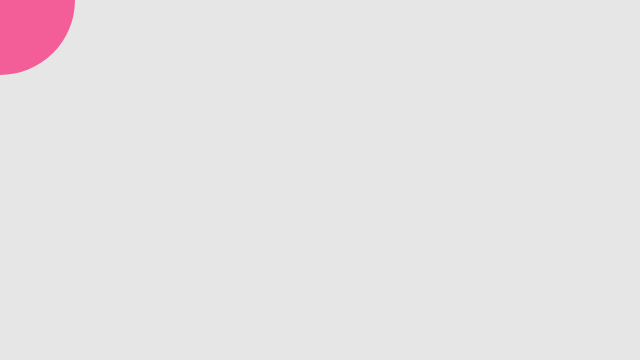
Frame 1 (no input)
Frame 60 (no input): identical to frame 1, image omitted
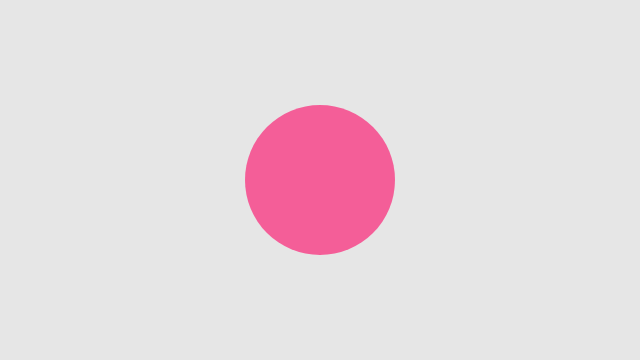
Frame 120 (the mouse pressed at the canvas centre since frame 60)

The p5.js sketch that drew these frames (run headless with seeded random() and noise() and a simulated clock; from frame 60 on, the mouse is pressed at the canvas centre):

// p5.js sketch
// ── sketch.js
// What changed: the circle is now drawn every frame in draw(), at the
// mouse position, instead of once in setup() at a fixed position.
function setup() {
    createCanvas(640, 360);
}

function draw() {
    background(230);

    console.log(mouseX, mouseY);

    noStroke();
    fill(255, 0, 100, 150);
    circle(mouseX, mouseY, 150);
}
